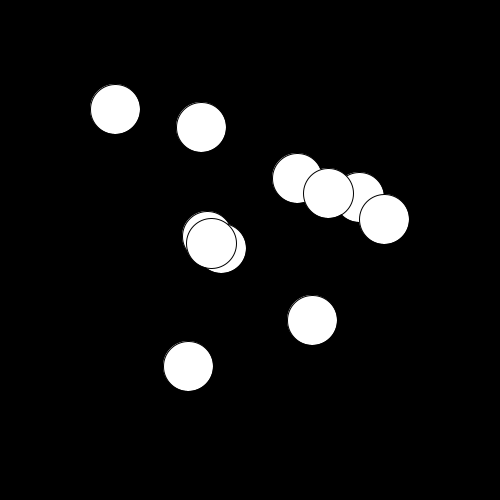
Frame 1 (no input)
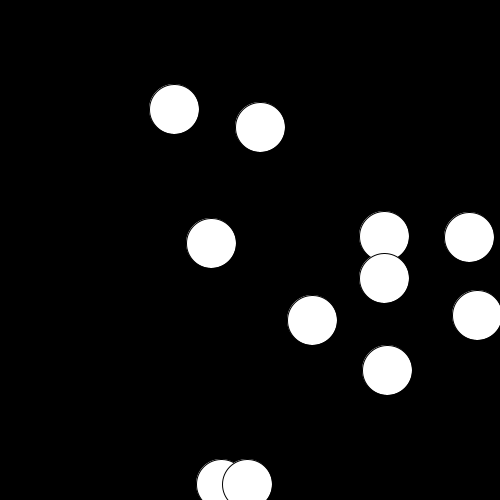
Frame 60 (the mouse pressed at the canvas centre just before this capture)
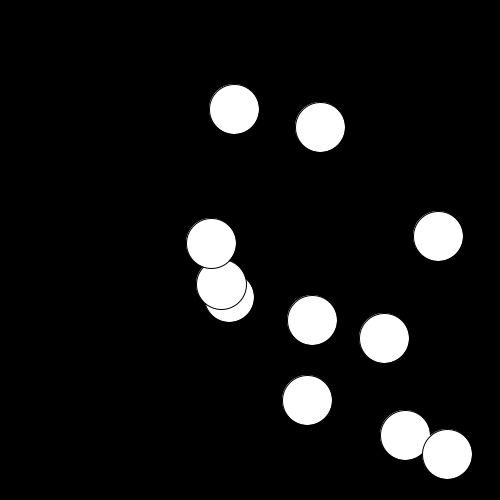
Frame 120 (the mouse held since frame 60 and released just before this capture)

The Processing sketch that drew these frames (run headless with seeded random() and noise(); from frame 60 on, the mouse is pressed at the canvas centre):

// Processing sketch: Ball_Bounce_Class
// ── Ball_Bounce_Class.pde
ArrayList<Ball> balls = new ArrayList<Ball>();
int numberOfBalls = 10;

void setup() {
  size(500, 500);
  
  for(int i = 0; i<= numberOfBalls; i++){
    balls.add(new Ball( int(random(100,400)), int(random(100,400)) ));
  }
}

void draw() {
  background(0);
  
  // We can loop through our ArrayList using an enhanced loop:
  for (Ball myBall : balls) {
    myBall.update();
  }
}

// ── ball.pde
class Ball { 
  int posX;
  int posY;
  int speedY;
  int speedX;
  
  Ball (int x, int y) {  
    posX = x;
    posY = y; 
    speedX = int(random(0,5));
    speedY = int(random(0,5));
  } 
  
  
  void update() { 
    posX = posX + speedX;
    posY = posY + speedY;
  
    if (posX > width) {
      speedX = speedX* -1;
    }
  
    if (posX < 0) {
      speedX = speedX* -1;
    }
  
    if (posY > height) {
      speedY= speedY* -1;
    }
    
    if (posY < 0) {
      speedY= speedY*-1;
    }
    ellipse(posX, posY, 50, 50); 
  } 
  
  
  
  
}
